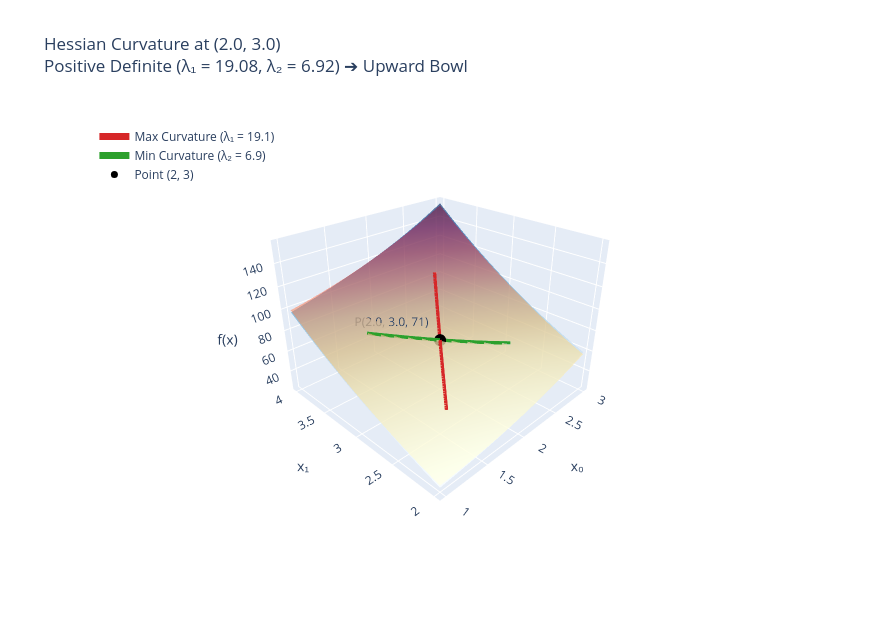

Notebook code for this chart:
### Code cell
# 1. Target function and point
def f(x0, x1):
    return (x0**3) + (x0 * (x1**2)) + (5.0 * (x1**2))


x0_pt, x1_pt = 2.0, 3.0
z_pt = f(x0_pt, x1_pt)  # 2^3 + 2*(3^2) + 5*(3^2) = 8 + 18 + 45 = 71.0

# First derivatives (Gradient)
g0 = 3.0 * (x0_pt**2) + (x1_pt**2)  # 3(4) + 9 = 21.0
g1 = 2.0 * x0_pt * x1_pt + 10.0 * x1_pt  # 2(2)(3) + 30 = 42.0
grad = np.array([g0, g1])

# Second derivatives (Hessian Matrix)
H = np.array(
    [[6.0 * x0_pt, 2.0 * x1_pt], [2.0 * x1_pt, 2.0 * x0_pt + 10.0]]
)  # [[12, 6], [6, 14]]

# Eigenvalues & Eigenvectors of the Hessian
eigenvalues, eigenvectors = np.linalg.eigh(H)
# Both eigenvalues > 0 -> Upward-curving bowl (Positive Definite)

# 2. Base surface grid around (2.0, 3.0)
span = 1.0
x0_vals = np.linspace(x0_pt - span, x0_pt + span, 45)
x1_vals = np.linspace(x1_pt - span, x1_pt + span, 45)
X0, X1 = np.meshgrid(x0_vals, x1_vals)
Z_true = f(X0, X1)

# 3. 2nd-order Taylor Approximation Surface using Hessian:
# f_approx(x) = f(p) + grad · Δx + 0.5 * Δx^T H Δx
dX0 = X0 - x0_pt
dX1 = X1 - x1_pt
Z_quad = (
    z_pt
    + (g0 * dX0 + g1 * dX1)
    + 0.5 * (H[0, 0] * (dX0**2) + 2.0 * H[0, 1] * dX0 * dX1 + H[1, 1] * (dX1**2))
)

# 4. Curvature tracks along principal Hessian eigenvectors
t = np.linspace(-0.7, 0.7, 40)
# Axis of Maximum Curvature (eigenvector 1)
v_max = eigenvectors[:, 1]
c1_x0 = x0_pt + t * v_max[0]
c1_x1 = x1_pt + t * v_max[1]
c1_z = f(c1_x0, c1_x1)

# Axis of Minimum Curvature (eigenvector 0)
v_min = eigenvectors[:, 0]
c2_x0 = x0_pt + t * v_min[0]
c2_x1 = x1_pt + t * v_min[1]
c2_z = f(c2_x0, c2_x1)

# 5. Build Plotly figure
fig = go.Figure()

# True Surface
fig.add_trace(
    go.Surface(
        x=X0,
        y=X1,
        z=Z_true,
        colorscale="Blues",
        opacity=0.65,
        showscale=False,
        name="True Surface f(x)",
    )
)

# Quadratic Paraboloid (Hessian Approximation)
fig.add_trace(
    go.Surface(
        x=X0,
        y=X1,
        z=Z_quad,
        colorscale="YlOrRd",
        opacity=0.45,
        showscale=False,
        name="Hessian Quadratic Fit",
    )
)

# Principal Curvature Lines
fig.add_trace(
    go.Scatter3d(
        x=c1_x0,
        y=c1_x1,
        z=c1_z,
        mode="lines",
        line={"color": "#d62728", "width": 7},
        name=f"Max Curvature (λ₁ = {eigenvalues[1]:.1f})",
    )
)

fig.add_trace(
    go.Scatter3d(
        x=c2_x0,
        y=c2_x1,
        z=c2_z,
        mode="lines",
        line={"color": "#2ca02c", "width": 7},
        name=f"Min Curvature (λ₂ = {eigenvalues[0]:.1f})",
    )
)

# Evaluation Point
fig.add_trace(
    go.Scatter3d(
        x=[x0_pt],
        y=[x1_pt],
        z=[z_pt],
        mode="markers+text",
        marker={"size": 7, "color": "black"},
        text=[f"P({x0_pt}, {x1_pt}, {z_pt:.0f})"],
        textposition="top left",
        name="Point (2, 3)",
    )
)

fig.update_layout(
    title=f"Hessian Curvature at (2.0, 3.0)<br>"
    f"Positive Definite (λ₁ = {eigenvalues[1]:.2f}, λ₂ = {eigenvalues[0]:.2f}) ➔ Upward Bowl",
    scene={
        "xaxis_title": "x₀",
        "yaxis_title": "x₁",
        "zaxis_title": "f(x)",
        "aspectratio": {"x": 1, "y": 1, "z": 0.75},
        "camera": {"eye": {"x": -1.5, "y": -1.5, "z": 1.1}},
    },
    width=880,
    height=620,
    legend={"x": 0.02, "y": 0.95},
)

fig.show()

### Figure 1 — Plotly figure (JSON) as saved in the notebook; plotly's stock layout.template omitted (floating-point values rounded to 4 significant figures; data arrays with more than 128 entries replaced by an {"elided": "..."} marker saying what was removed)
{"data": [{"colorscale": [[0, "rgb(247,251,255)"], [0.125, "rgb(222,235,247)"], [0.25, "rgb(198,219,239)"], [0.375, "rgb(158,202,225)"], [0.5, "rgb(107,174,214)"], [0.625, "rgb(66,146,198)"], [0.75, "rgb(33,113,181)"], [0.875, "rgb(8,81,156)"], [1, "rgb(8,48,107)"]], "name": "True Surface f(x)", "opacity": 0.65, "showscale": false, "type": "surface", "x": {"elided": "45x45 float values"}, "y": {"elided": "45x45 float values"}, "z": {"elided": "45x45 float values"}}, {"colorscale": [[0, "rgb(255,255,204)"], [0.125, "rgb(255,237,160)"], [0.25, "rgb(254,217,118)"], [0.375, "rgb(254,178,76)"], [0.5, "rgb(253,141,60)"], [0.625, "rgb(252,78,42)"], [0.75, "rgb(227,26,28)"], [0.875, "rgb(189,0,38)"], [1, "rgb(128,0,38)"]], "name": "Hessian Quadratic Fit", "opacity": 0.45, "showscale": false, "type": "surface", "x": {"elided": "45x45 float values"}, "y": {"elided": "45x45 float values"}, "z": {"elided": "45x45 float values"}}, {"line": {"color": "#d62728", "width": 7}, "mode": "lines", "name": "Max Curvature (λ₁ = 19.1)", "type": "scatter3d", "x": [1.548, 1.571, 1.594, 1.617, 1.64, 1.664, 1.687, 1.71, 1.733, 1.756, 1.78, 1.803, 1.826, 1.849, 1.872, 1.896, 1.919, 1.942, 1.965, 1.988, 2.012, 2.035, 2.058, 2.081, 2.104, 2.128, 2.151, 2.174, 2.197, 2.22, 2.244, 2.267, 2.29, 2.313, 2.336, 2.36, 2.383, 2.406, 2.429, 2.452], "y": [2.466, 2.493, 2.521, 2.548, 2.575, 2.603, 2.63, 2.658, 2.685, 2.712, 2.74, 2.767, 2.795, 2.822, 2.849, 2.877, 2.904, 2.932, 2.959, 2.986, 3.014, 3.041, 3.068, 3.096, 3.123, 3.151, 3.178, 3.205, 3.233, 3.26, 3.288, 3.315, 3.342, 3.37, 3.397, 3.425, 3.452, 3.479, 3.507, 3.534], "z": [43.52, 44.72, 45.95, 47.19, 48.46, 49.75, 51.06, 52.39, 53.75, 55.13, 56.53, 57.95, 59.4, 60.87, 62.36, 63.88, 65.42, 66.98, 68.57, 70.18, 71.82, 73.48, 75.17, 76.88, 78.62, 80.38, 82.17, 83.99, 85.83, 87.69, 89.59, 91.5, 93.45, 95.42, 97.42, 99.45, 101.5, 103.6, 105.7, 107.8]}, {"line": {"color": "#2ca02c", "width": 7}, "mode": "lines", "name": "Min Curvature (λ₂ = 6.9)", "type": "scatter3d", "x": [2.534, 2.507, 2.479, 2.452, 2.425, 2.397, 2.37, 2.342, 2.315, 2.288, 2.26, 2.233, 2.205, 2.178, 2.151, 2.123, 2.096, 2.068, 2.041, 2.014, 1.986, 1.959, 1.932, 1.904, 1.877, 1.849, 1.822, 1.795, 1.767, 1.74, 1.712, 1.685, 1.658, 1.63, 1.603, 1.575, 1.548, 1.521, 1.493, 1.466], "y": [2.548, 2.571, 2.594, 2.617, 2.64, 2.664, 2.687, 2.71, 2.733, 2.756, 2.78, 2.803, 2.826, 2.849, 2.872, 2.896, 2.919, 2.942, 2.965, 2.988, 3.012, 3.035, 3.058, 3.081, 3.104, 3.128, 3.151, 3.174, 3.197, 3.22, 3.244, 3.267, 3.29, 3.313, 3.336, 3.36, 3.383, 3.406, 3.429, 3.452], "z": [65.17, 65.36, 65.57, 65.78, 66.01, 66.25, 66.51, 66.77, 67.05, 67.34, 67.64, 67.95, 68.27, 68.6, 68.94, 69.3, 69.66, 70.03, 70.41, 70.8, 71.2, 71.61, 72.03, 72.45, 72.88, 73.33, 73.77, 74.23, 74.69, 75.17, 75.64, 76.13, 76.62, 77.12, 77.62, 78.13, 78.64, 79.16, 79.69, 80.22]}, {"marker": {"color": "black", "size": 7}, "mode": "markers+text", "name": "Point (2, 3)", "text": ["P(2.0, 3.0, 71)"], "textposition": "top left", "type": "scatter3d", "x": [2], "y": [3], "z": [71]}], "layout": {"height": 620, "legend": {"x": 0.02, "y": 0.95}, "scene": {"aspectratio": {"x": 1, "y": 1, "z": 0.75}, "camera": {"eye": {"x": -1.5, "y": -1.5, "z": 1.1}}, "xaxis": {"title": {"text": "x₀"}}, "yaxis": {"title": {"text": "x₁"}}, "zaxis": {"title": {"text": "f(x)"}}}, "title": {"text": "Hessian Curvature at (2.0, 3.0)<br>Positive Definite (λ₁ = 19.08, λ₂ = 6.92) ➔ Upward Bowl"}, "width": 880}}
